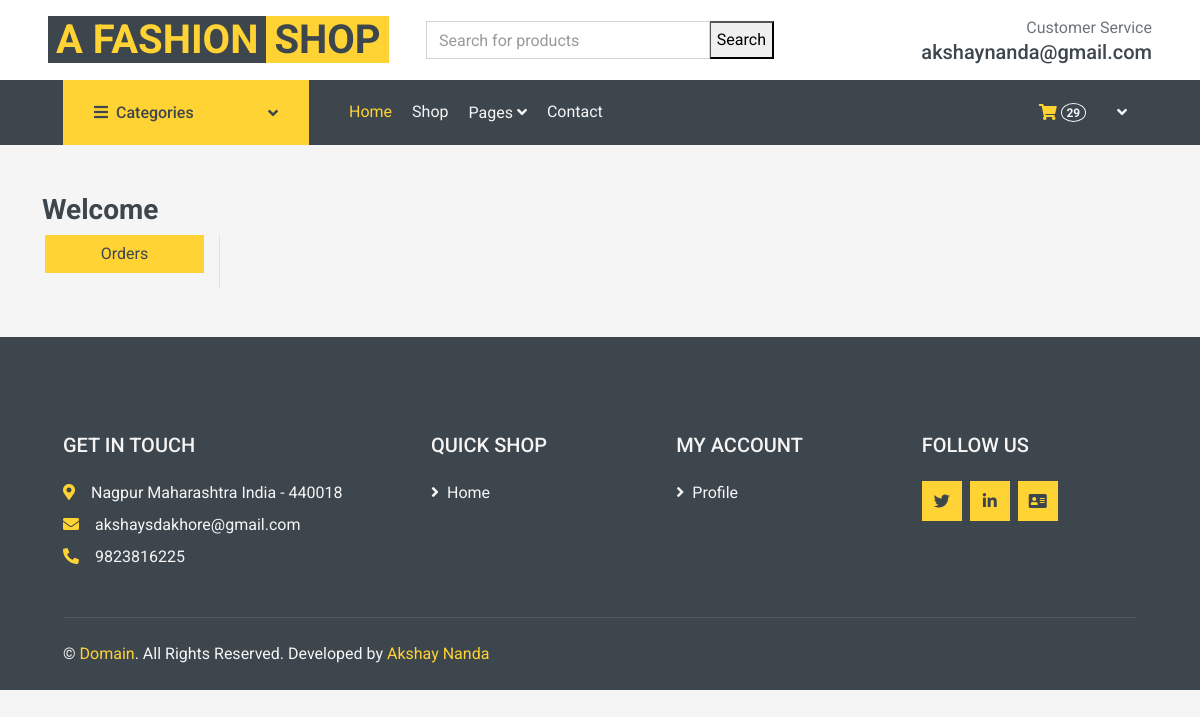
The page /order/ (signed in) on the database as committed earlier.
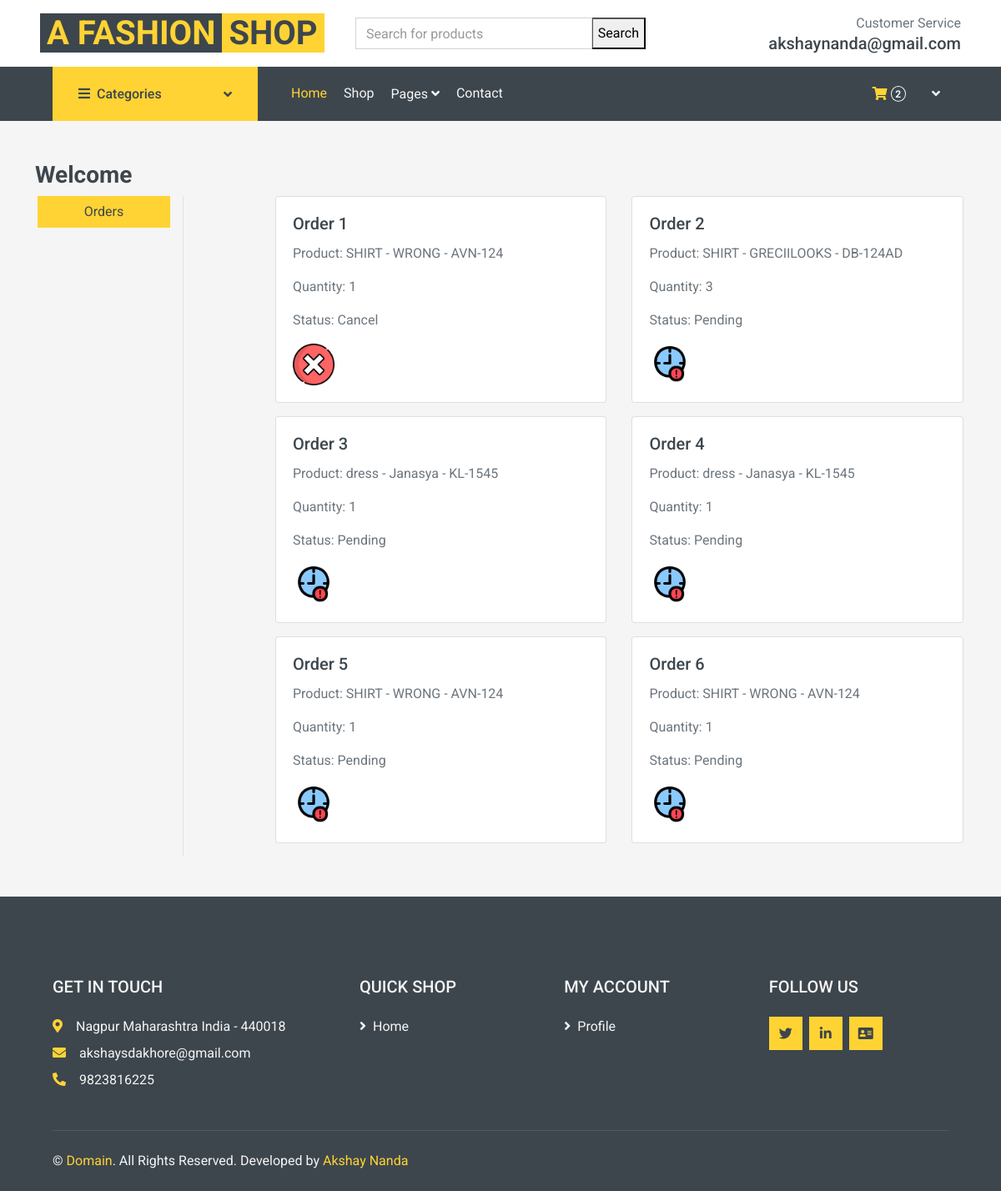
The same page on the database as committed later.
### place_order/models.py (models this page shows, shortened)
class Place_order(BaseModole):
    user = models.ForeignKey(User,on_delete=models.CASCADE, related_name='Mainuser' , blank=True, null=True)
    customer = models.ForeignKey(profileDetails, on_delete=models.CASCADE , related_name='customerdetails',  blank=True, null=True)
    Product = models.ForeignKey(Product, on_delete=models.CASCADE , blank=True , null=True , related_name= 'allcartproduct')
    qty = models.PositiveIntegerField(default=1)
    orderdate = models.DateField(auto_now_add=True)
    Stats = models.CharField(choices= Status_Choices, default='Pending' ,max_length=100)

### project/models.py (models this page shows, shortened)
class Product(BaseModole):
    product_category = models.ForeignKey(Category, on_delete=models.CASCADE, related_name="product_cat", blank=True, null=True)
    product_subcategory = models.ForeignKey(SubCategory, on_delete=models.CASCADE, related_name='products', blank=True, null=True)
    product_name = models.CharField(max_length=100)
    slugField = AutoSlugField(populate_from='get_slug_source', unique=True, blank=True, null=True)
    product_Brand = models.CharField(max_length=100,blank=True, null=True)
    product_artical = models.CharField(max_length=100 ,blank=True, null=True)
    product_price = models.IntegerField()
    product_dicount = models.IntegerField( default= 20 )
    product_Size = models.ManyToManyField(Size_variations,blank=True )
    product_color = models.ManyToManyField(color_variations,blank=True,)
    product_decribstion = models.TextField()
    def get_slug_source(self):
        return f"{self.product_name}-{self.product_Brand or ''}-{self.product_artical or ''}"

### place_order/views.py (the view)
# urls.py: path('order/', views.order, name='order' ),
def order(request):
    cat_count = Carts.objects.filter(user = request.user).count()
    order_obj = Place_order.objects.filter(user = request.user)
    context = {
        'order_obj': order_obj,
        'cat_count':cat_count,
    }
    return render (request , 'order/orders.html', context)

### templates/order/orders.html (shortened to what this page needs)
{% extends "base/base.html"%}
{% load static %}
{%  block start %}
<div class="container my-5">
    <div class="row">
        <h3>Welcome {{ request.user.first_name| title }}</h3>
        <div class="col-sm-2 border-end">
            <ul class="list-unstyled">
                <li class="d-grid"><a href="#" class="btn btn-primary">Orders</a></li>
            </ul>
        </div>
        <div class="col-sm-9 offset-sm-1">
            <div class="row">
                {% for order in order_obj %}
                <div class="col-sm-6">
                    <div class="card mb-3">
                        <div class="card-body">
                            <h5 class="card-title">Order {{ forloop.counter }}</h5>
                            <p>Product: {{ order.Product.product_name }} - {{ order.Product.product_Brand }} - {{ order.Product.product_artical }}</p>
                            <p>Quantity: {{ order.qty }}</p>
                            <p>Status: {{ order.Stats }}</p>
                            {% if order.Stats == 'Pending' %}
                            <img class="custom-img" src="/media/orderstatus/pending.png" style="width: 50px; height: auto;">
                            {% elif order.Stats == 'Delivered' %}
                            <img class="custom-img" src="/media/orderstatus/Delivery.png" style="width: 50px; height: auto;">
                            {% elif order.Stats == 'Cancel' %}
                            <img class="custom-img" src="/media/orderstatus/Cancel.png" style="width: 50px; height: auto;">
                            {% elif order.Stats == 'Accepted' %}
                            <img class="custom-img" src="/media/orderstatus/Accepted.png" style="width: 50px; height: auto;">
                            {% elif order.Stats == 'Packed' %}
                            <img class="custom-img" src="/media/orderstatus/Packed.png" style="width: 50px; height: auto;">
                            {% elif order.Stats == 'On the Way' %}
                            <img class="custom-img" src="/media/orderstatus/On the Way.png" style="width: 50px; height: auto;">
                            {% endif %}
                        </div>
                    </div>
                </div>
                {% endfor %}
            </div>
        </div>
    </div>
</div>
{% endblock  %}

Rows that differ between the two databases and show on the page:
added Place_order: Product.product_name "SHIRT", Product.product_Brand "WRONG", Product.product_artical "AVN-124", qty "1", Stats "Cancel"
added Place_order: Product.product_name "SHIRT", Product.product_Brand "GRECIILOOKS", Product.product_artical "DB-124AD", qty "3", Stats "Pending"
added Place_order: Product.product_name "dress", Product.product_Brand "Janasya", Product.product_artical "KL-1545", qty "1", Stats "Pending"
added Place_order: Product.product_name "dress", Product.product_Brand "Janasya", Product.product_artical "KL-1545", qty "1", Stats "Pending"
added Place_order: Product.product_name "SHIRT", Product.product_Brand "WRONG", Product.product_artical "AVN-124", qty "1", Stats "Pending"
added Place_order: Product.product_name "SHIRT", Product.product_Brand "WRONG", Product.product_artical "AVN-124", qty "1", Stats "Pending"
Other text that changed with them:
{{ cat_count }}: "29" → "2"
